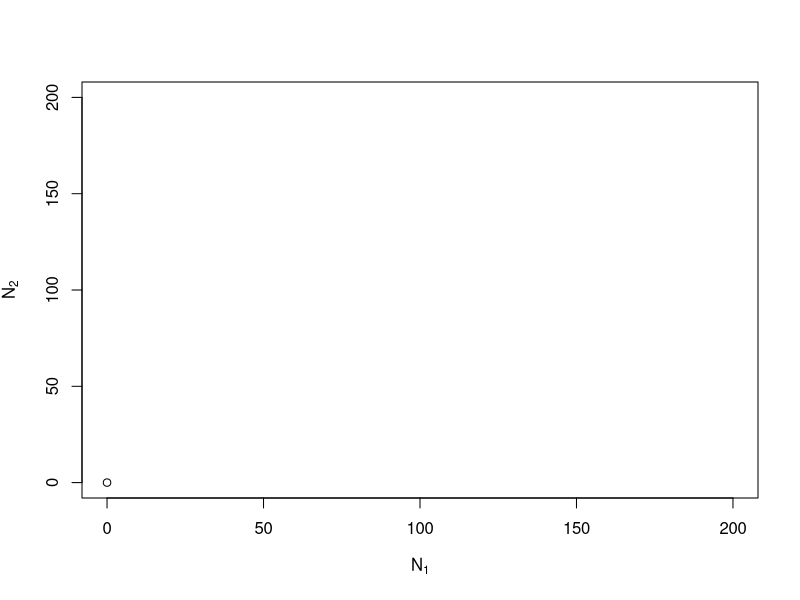

The R script that drew this image: (Note: this script raises an error after producing the figure.)
#State-Space
plot(0, 0, type = "p", ylim = c(0, 200), xlim = c(0,200), ylab = expression("N"[2]),xlab=expression("N"[1]))

#alphas
a <- matrix(c(0.01, 0.005, 0.005, 0.01), ncol = 2, byrow = TRUE)
a

N2iso <- expression(1/a[2, 2] - (a[2, 1]/a[2, 2]) * N1)

N2iso
class(N2iso)

eval(2^2)

espressao<-expression(2^2)

eval(espressao)

espressao<-expression(x^2)

eval(espressao)

ls()

x<-2

ls()

eval(espressao)

#Isocline da Especie 1
N1 <- 0:200
plot(N1, eval(N2iso), type = "l", ylim = c(0, 200), xlim = c(0,200), ylab = expression("N"[2]))
arrows(x0 = 90, y0 = 150, x1 = 90, y1 = 80, length = 0.1)
arrows(x0 = 75, y0 = 0, x1 = 75, y1 = 50, length = 0.1)


#Isocline da Especie 1 usando a função curve
curve(1/a[2,2] - (a[2,1]/a[2,2])*x, 0, 1/a[2,1], axes=FALSE, lty=2,
      ylim=c(0, max(1/a[2,2], 1/a[1,2])), xlim=c(0, max(1/a[1,1], 1/a[2,1])),
      ylab=expression("N"[2]), xlab=expression("N"[1]), pty="s" )

axis(1, c(0, 1/a[1,1], 1/a[2,1]),c(0, expression(1/alpha[11]),expression(1/alpha[21])))
axis(2, c(0, 1/a[2,2], 1/a[1,2]),c(0, expression(1/alpha[22]),expression(1/alpha[12])))
arrows(c(75, 175), c(150,150), lty=2,c(75,175), c(80,45), length=0.12)
arrows(c(25, 125), c(5, 5), lty=2,c(25,125), c(55, 20), length=0.12)

### Isocline da especie 2
curve(1/a[1,2] - (a[1,1]/a[1,2])*x, 0, 1/a[1,1],axes=FALSE,ylim=c(0, max(1/a[2,2], 1/a[1,2])),
      xlim=c(0, max(1/a[1,1], 1/a[2,1])),ylab=expression("N"[2]), xlab=expression("N"[1]),pty='s' )
axis(1, c(0, 1/a[1,1], 1/a[2,1]),c(0, expression(1/alpha[11]),expression(1/alpha[21])))
axis(2, c(0, 1/a[2,2], 1/a[1,2]),c(0, expression(1/alpha[22]),expression(1/alpha[12])))
arrows(c(150,150), c(75, 175),c(80,45), c(75,175), length=0.12)
arrows( c(5, 5), c(25, 125),c(55, 20), c(25,125), length=0.12)


### Ambas isoclines no mesmo grafico

plot((a[2,2]-a[1,2])/(a[2,2]*a[1,1] - a[1,2]*a[2,1]),(a[1,1]-a[2,1])/(a[2,2]*a[1,1] - a[1,2]*a[2,1]), cex=2,
     pch=1, col=1, axes=FALSE,ylim=c(0, max(1/a[2,2], 1/a[1,2])), xlim=c(0, max(1/a[1,1], 1/a[2,1])),
     ylab=expression("N"[2]), xlab=expression("N"[1]), pty='s')
curve(1/a[2,2] - (a[2,1]/a[2,2])*x, 0, 1/a[2,1], add=TRUE, lty=2)
curve(1/a[1,2] - (a[1,1]/a[1,2])*x, 0, 1/a[1,1], add=T)
axis(1, c(0, 1/a[1,1], 1/a[2,1]),c(0, expression(1/alpha[11]),expression(1/alpha[21])))
axis(2, c(0, 1/a[2,2], 1/a[1,2]),c(0, expression(1/alpha[22]),expression(1/alpha[12])))
arrows(c(25,25,25), c(25,25,25), c(25,50,50), c(50,25,50),col=1, length=.12, lwd=c(1,1,2), lty=c(2,1,1))
arrows(c(150,150,150), c(150,150,150), c(150,120, 120), c(120,150,120),col=1, length=.12,  lwd=c(1,1,2), lty=c(2,1,1))
arrows(c(10, 10, 10), c(125,125,125), c(10,30,30), c(105,125,105),length=0.12, col=1,  lwd=c(1,1,2), lty=c(2,1,1))
arrows(c(125,125,125), c(10, 10,10), c(125,105,105), c(30,10,30),length=0.12, col=1,  lwd=c(1,1,2), lty=c(2,1,1))

